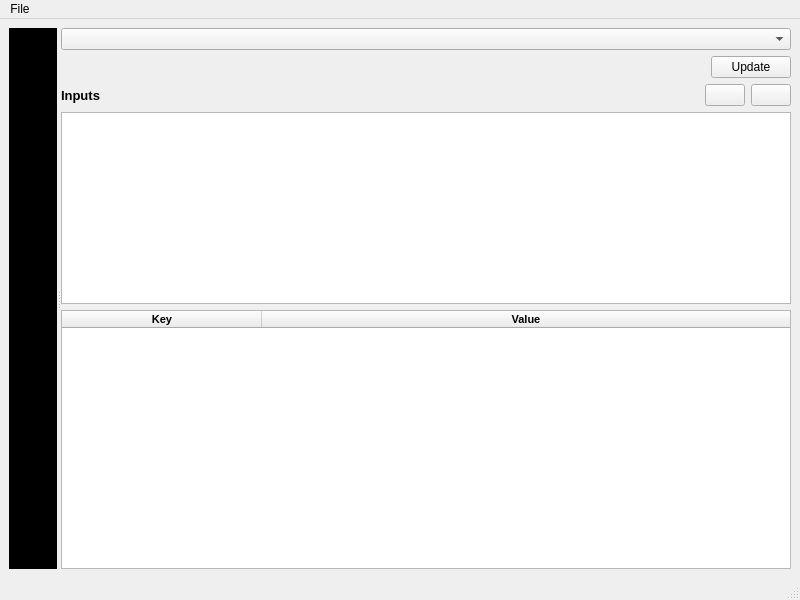
<?xml version="1.0" encoding="UTF-8"?>
<ui version="4.0">
 <class>mainWindow</class>
 <widget class="QMainWindow" name="mainWindow">
  <property name="geometry">
   <rect>
    <x>0</x>
    <y>0</y>
    <width>800</width>
    <height>600</height>
   </rect>
  </property>
  <property name="windowTitle">
   <string>Procedural Texture Viewer</string>
  </property>
  <widget class="QWidget" name="centralwidget">
   <layout class="QVBoxLayout" name="verticalLayout_3">
    <item>
     <widget class="QSplitter" name="splitter">
      <property name="orientation">
       <enum>Qt::Horizontal</enum>
      </property>
      <widget class="QWidget" name="blackBackground" native="true">
       <property name="sizePolicy">
        <sizepolicy hsizetype="Expanding" vsizetype="Expanding">
         <horstretch>0</horstretch>
         <verstretch>0</verstretch>
        </sizepolicy>
       </property>
       <property name="minimumSize">
        <size>
         <width>48</width>
         <height>48</height>
        </size>
       </property>
       <property name="focusPolicy">
        <enum>Qt::NoFocus</enum>
       </property>
       <property name="styleSheet">
        <string notr="true">background-color: black;</string>
       </property>
       <layout class="QGridLayout" name="gridLayout">
        <property name="leftMargin">
         <number>0</number>
        </property>
        <property name="topMargin">
         <number>0</number>
        </property>
        <property name="rightMargin">
         <number>0</number>
        </property>
        <property name="bottomMargin">
         <number>0</number>
        </property>
        <item row="0" column="0">
         <widget class="QWidget" name="glWidget" native="true">
          <property name="sizePolicy">
           <sizepolicy hsizetype="Fixed" vsizetype="Fixed">
            <horstretch>0</horstretch>
            <verstretch>0</verstretch>
           </sizepolicy>
          </property>
          <property name="minimumSize">
           <size>
            <width>1</width>
            <height>1</height>
           </size>
          </property>
          <property name="focusPolicy">
           <enum>Qt::NoFocus</enum>
          </property>
          <property name="styleSheet">
           <string notr="true">background-color: black;</string>
          </property>
          <layout class="QGridLayout" name="gridLayout_6">
           <property name="leftMargin">
            <number>0</number>
           </property>
           <property name="topMargin">
            <number>0</number>
           </property>
           <property name="rightMargin">
            <number>0</number>
           </property>
           <property name="bottomMargin">
            <number>0</number>
           </property>
           <item row="0" column="0">
            <layout class="QGridLayout" name="glWidgetLayout"/>
           </item>
          </layout>
         </widget>
        </item>
       </layout>
      </widget>
      <widget class="QWidget" name="layoutWidget">
       <layout class="QVBoxLayout" name="editorLayout">
        <item>
         <widget class="QComboBox" name="textureSelectionBox"/>
        </item>
        <item>
         <widget class="QWidget" name="widget" native="true">
          <layout class="QHBoxLayout" name="horizontalLayout_2">
           <property name="leftMargin">
            <number>0</number>
           </property>
           <property name="topMargin">
            <number>0</number>
           </property>
           <property name="rightMargin">
            <number>0</number>
           </property>
           <property name="bottomMargin">
            <number>0</number>
           </property>
           <item>
            <spacer name="horizontalSpacer_2">
             <property name="orientation">
              <enum>Qt::Horizontal</enum>
             </property>
             <property name="sizeHint" stdset="0">
              <size>
               <width>639</width>
               <height>10</height>
              </size>
             </property>
            </spacer>
           </item>
           <item>
            <widget class="QPushButton" name="updateButton">
             <property name="text">
              <string>Update</string>
             </property>
            </widget>
           </item>
          </layout>
         </widget>
        </item>
        <item>
         <layout class="QHBoxLayout" name="horizontalLayout">
          <property name="topMargin">
           <number>0</number>
          </property>
          <item>
           <widget class="QLabel" name="inputsLabel">
            <property name="font">
             <font>
              <pointsize>10</pointsize>
              <weight>75</weight>
              <bold>true</bold>
             </font>
            </property>
            <property name="text">
             <string>Inputs</string>
            </property>
           </widget>
          </item>
          <item>
           <spacer name="horizontalSpacer">
            <property name="orientation">
             <enum>Qt::Horizontal</enum>
            </property>
            <property name="sizeHint" stdset="0">
             <size>
              <width>40</width>
              <height>20</height>
             </size>
            </property>
           </spacer>
          </item>
          <item>
           <widget class="QPushButton" name="removeInput">
            <property name="text">
             <string/>
            </property>
            <property name="icon">
             <iconset theme="remove">
              <normaloff>.</normaloff>.</iconset>
            </property>
           </widget>
          </item>
          <item>
           <widget class="QPushButton" name="addInput">
            <property name="text">
             <string/>
            </property>
            <property name="icon">
             <iconset theme="add">
              <normaloff>.</normaloff>.</iconset>
            </property>
           </widget>
          </item>
         </layout>
        </item>
        <item>
         <widget class="QListWidget" name="inputList">
          <property name="sizePolicy">
           <sizepolicy hsizetype="Expanding" vsizetype="Minimum">
            <horstretch>0</horstretch>
            <verstretch>0</verstretch>
           </sizepolicy>
          </property>
          <property name="minimumSize">
           <size>
            <width>0</width>
            <height>0</height>
           </size>
          </property>
          <property name="frameShape">
           <enum>QFrame::StyledPanel</enum>
          </property>
          <property name="alternatingRowColors">
           <bool>true</bool>
          </property>
          <property name="spacing">
           <number>4</number>
          </property>
          <property name="itemAlignment">
           <set>Qt::AlignLeading</set>
          </property>
         </widget>
        </item>
        <item>
         <widget class="QTableWidget" name="parameterTable">
          <property name="sizePolicy">
           <sizepolicy hsizetype="Expanding" vsizetype="Expanding">
            <horstretch>0</horstretch>
            <verstretch>0</verstretch>
           </sizepolicy>
          </property>
          <property name="acceptDrops">
           <bool>true</bool>
          </property>
          <property name="frameShape">
           <enum>QFrame::StyledPanel</enum>
          </property>
          <property name="frameShadow">
           <enum>QFrame::Plain</enum>
          </property>
          <property name="autoScroll">
           <bool>true</bool>
          </property>
          <property name="editTriggers">
           <set>QAbstractItemView::NoEditTriggers</set>
          </property>
          <property name="dragEnabled">
           <bool>true</bool>
          </property>
          <property name="dragDropMode">
           <enum>QAbstractItemView::DropOnly</enum>
          </property>
          <property name="alternatingRowColors">
           <bool>true</bool>
          </property>
          <property name="selectionMode">
           <enum>QAbstractItemView::SingleSelection</enum>
          </property>
          <property name="selectionBehavior">
           <enum>QAbstractItemView::SelectRows</enum>
          </property>
          <property name="textElideMode">
           <enum>Qt::ElideNone</enum>
          </property>
          <property name="verticalScrollMode">
           <enum>QAbstractItemView::ScrollPerItem</enum>
          </property>
          <property name="horizontalScrollMode">
           <enum>QAbstractItemView::ScrollPerPixel</enum>
          </property>
          <property name="showGrid">
           <bool>false</bool>
          </property>
          <property name="gridStyle">
           <enum>Qt::SolidLine</enum>
          </property>
          <property name="sortingEnabled">
           <bool>true</bool>
          </property>
          <property name="wordWrap">
           <bool>false</bool>
          </property>
          <property name="cornerButtonEnabled">
           <bool>false</bool>
          </property>
          <attribute name="horizontalHeaderVisible">
           <bool>true</bool>
          </attribute>
          <attribute name="horizontalHeaderCascadingSectionResizes">
           <bool>false</bool>
          </attribute>
          <attribute name="horizontalHeaderMinimumSectionSize">
           <number>75</number>
          </attribute>
          <attribute name="horizontalHeaderDefaultSectionSize">
           <number>200</number>
          </attribute>
          <attribute name="horizontalHeaderHighlightSections">
           <bool>true</bool>
          </attribute>
          <attribute name="horizontalHeaderShowSortIndicator" stdset="0">
           <bool>true</bool>
          </attribute>
          <attribute name="horizontalHeaderStretchLastSection">
           <bool>true</bool>
          </attribute>
          <attribute name="verticalHeaderVisible">
           <bool>false</bool>
          </attribute>
          <attribute name="verticalHeaderDefaultSectionSize">
           <number>21</number>
          </attribute>
          <column>
           <property name="text">
            <string>Key</string>
           </property>
           <property name="font">
            <font>
             <pointsize>8</pointsize>
             <weight>75</weight>
             <bold>true</bold>
             <underline>false</underline>
            </font>
           </property>
          </column>
          <column>
           <property name="text">
            <string>Value</string>
           </property>
           <property name="font">
            <font>
             <pointsize>8</pointsize>
             <weight>75</weight>
             <bold>true</bold>
            </font>
           </property>
          </column>
         </widget>
        </item>
       </layout>
      </widget>
     </widget>
    </item>
   </layout>
  </widget>
  <widget class="QStatusBar" name="statusbar"/>
  <widget class="QMenuBar" name="menubar">
   <property name="geometry">
    <rect>
     <x>0</x>
     <y>0</y>
     <width>800</width>
     <height>22</height>
    </rect>
   </property>
   <widget class="QMenu" name="menuFile">
    <property name="title">
     <string>File</string>
    </property>
    <widget class="QMenu" name="menuPreset">
     <property name="title">
      <string>Preset</string>
     </property>
     <addaction name="actionPerlin"/>
     <addaction name="actionClouds"/>
     <addaction name="actionGranite"/>
     <addaction name="actionWood"/>
    </widget>
    <addaction name="menuPreset"/>
    <addaction name="actionAdd_Module"/>
    <addaction name="actionRemove_Module"/>
    <addaction name="actionSave_File"/>
    <addaction name="separator"/>
    <addaction name="actionQuit"/>
   </widget>
   <addaction name="menuFile"/>
  </widget>
  <action name="actionSave_File">
   <property name="icon">
    <iconset theme="document-save">
     <normaloff>.</normaloff>.</iconset>
   </property>
   <property name="text">
    <string>Save</string>
   </property>
   <property name="iconVisibleInMenu">
    <bool>true</bool>
   </property>
  </action>
  <action name="actionQuit">
   <property name="icon">
    <iconset theme="application-exit">
     <normaloff>.</normaloff>.</iconset>
   </property>
   <property name="text">
    <string>Quit</string>
   </property>
   <property name="iconVisibleInMenu">
    <bool>true</bool>
   </property>
  </action>
  <action name="actionAudio_Track">
   <property name="text">
    <string>Audio Track</string>
   </property>
  </action>
  <action name="actionVideo_Track">
   <property name="text">
    <string>Video Track</string>
   </property>
  </action>
  <action name="actionPlaylist">
   <property name="text">
    <string>Playlist</string>
   </property>
  </action>
  <action name="actionPerlin">
   <property name="text">
    <string>Perlin</string>
   </property>
  </action>
  <action name="actionClouds">
   <property name="text">
    <string>Clouds</string>
   </property>
  </action>
  <action name="actionGranite">
   <property name="text">
    <string>Granite</string>
   </property>
  </action>
  <action name="actionWood">
   <property name="text">
    <string>Wood</string>
   </property>
  </action>
  <action name="actionAdd_Module">
   <property name="text">
    <string>Add Module</string>
   </property>
  </action>
  <action name="actionRemove_Module">
   <property name="text">
    <string>Remove Module</string>
   </property>
  </action>
 </widget>
 <resources/>
 <connections>
  <connection>
   <sender>actionQuit</sender>
   <signal>triggered()</signal>
   <receiver>mainWindow</receiver>
   <slot>close()</slot>
   <hints>
    <hint type="sourcelabel">
     <x>-1</x>
     <y>-1</y>
    </hint>
    <hint type="destinationlabel">
     <x>199</x>
     <y>138</y>
    </hint>
   </hints>
  </connection>
  <connection>
   <sender>splitter</sender>
   <signal>splitterMoved(int,int)</signal>
   <receiver>mainWindow</receiver>
   <slot>updateSize()</slot>
   <hints>
    <hint type="sourcelabel">
     <x>129</x>
     <y>119</y>
    </hint>
    <hint type="destinationlabel">
     <x>180</x>
     <y>136</y>
    </hint>
   </hints>
  </connection>
  <connection>
   <sender>textureSelectionBox</sender>
   <signal>activated(int)</signal>
   <receiver>mainWindow</receiver>
   <slot>updateTextureSelection()</slot>
   <hints>
    <hint type="sourcelabel">
     <x>333</x>
     <y>43</y>
    </hint>
    <hint type="destinationlabel">
     <x>306</x>
     <y>237</y>
    </hint>
   </hints>
  </connection>
  <connection>
   <sender>actionPerlin</sender>
   <signal>triggered()</signal>
   <receiver>mainWindow</receiver>
   <slot>loadPerlin()</slot>
   <hints>
    <hint type="sourcelabel">
     <x>-1</x>
     <y>-1</y>
    </hint>
    <hint type="destinationlabel">
     <x>399</x>
     <y>299</y>
    </hint>
   </hints>
  </connection>
  <connection>
   <sender>actionClouds</sender>
   <signal>triggered()</signal>
   <receiver>mainWindow</receiver>
   <slot>loadClouds()</slot>
   <hints>
    <hint type="sourcelabel">
     <x>-1</x>
     <y>-1</y>
    </hint>
    <hint type="destinationlabel">
     <x>399</x>
     <y>299</y>
    </hint>
   </hints>
  </connection>
  <connection>
   <sender>actionGranite</sender>
   <signal>triggered()</signal>
   <receiver>mainWindow</receiver>
   <slot>loadGranite()</slot>
   <hints>
    <hint type="sourcelabel">
     <x>-1</x>
     <y>-1</y>
    </hint>
    <hint type="destinationlabel">
     <x>399</x>
     <y>299</y>
    </hint>
   </hints>
  </connection>
  <connection>
   <sender>actionWood</sender>
   <signal>triggered()</signal>
   <receiver>mainWindow</receiver>
   <slot>loadWood()</slot>
   <hints>
    <hint type="sourcelabel">
     <x>-1</x>
     <y>-1</y>
    </hint>
    <hint type="destinationlabel">
     <x>399</x>
     <y>299</y>
    </hint>
   </hints>
  </connection>
  <connection>
   <sender>actionAdd_Module</sender>
   <signal>triggered()</signal>
   <receiver>mainWindow</receiver>
   <slot>addNoiseModule()</slot>
   <hints>
    <hint type="sourcelabel">
     <x>-1</x>
     <y>-1</y>
    </hint>
    <hint type="destinationlabel">
     <x>399</x>
     <y>299</y>
    </hint>
   </hints>
  </connection>
  <connection>
   <sender>actionRemove_Module</sender>
   <signal>triggered()</signal>
   <receiver>mainWindow</receiver>
   <slot>removeNoiseModule()</slot>
   <hints>
    <hint type="sourcelabel">
     <x>-1</x>
     <y>-1</y>
    </hint>
    <hint type="destinationlabel">
     <x>399</x>
     <y>299</y>
    </hint>
   </hints>
  </connection>
  <connection>
   <sender>removeInput</sender>
   <signal>clicked()</signal>
   <receiver>mainWindow</receiver>
   <slot>removeInput()</slot>
   <hints>
    <hint type="sourcelabel">
     <x>754</x>
     <y>118</y>
    </hint>
    <hint type="destinationlabel">
     <x>495</x>
     <y>610</y>
    </hint>
   </hints>
  </connection>
  <connection>
   <sender>addInput</sender>
   <signal>clicked()</signal>
   <receiver>mainWindow</receiver>
   <slot>addInput()</slot>
   <hints>
    <hint type="sourcelabel">
     <x>788</x>
     <y>118</y>
    </hint>
    <hint type="destinationlabel">
     <x>679</x>
     <y>617</y>
    </hint>
   </hints>
  </connection>
  <connection>
   <sender>updateButton</sender>
   <signal>clicked()</signal>
   <receiver>mainWindow</receiver>
   <slot>updateTexture()</slot>
   <hints>
    <hint type="sourcelabel">
     <x>735</x>
     <y>75</y>
    </hint>
    <hint type="destinationlabel">
     <x>635</x>
     <y>689</y>
    </hint>
   </hints>
  </connection>
  <connection>
   <sender>actionSave_File</sender>
   <signal>triggered()</signal>
   <receiver>mainWindow</receiver>
   <slot>saveImage()</slot>
   <hints>
    <hint type="sourcelabel">
     <x>-1</x>
     <y>-1</y>
    </hint>
    <hint type="destinationlabel">
     <x>399</x>
     <y>299</y>
    </hint>
   </hints>
  </connection>
 </connections>
 <slots>
  <slot>updateTexture()</slot>
  <slot>updateSize()</slot>
  <slot>saveTexture()</slot>
  <slot>updateTextureSelection()</slot>
  <slot>addNoiseModule()</slot>
  <slot>removeNoiseModule()</slot>
  <slot>loadPerlin()</slot>
  <slot>loadWood()</slot>
  <slot>loadGranite()</slot>
  <slot>loadClouds()</slot>
  <slot>removeInput()</slot>
  <slot>addInput()</slot>
  <slot>saveImage()</slot>
 </slots>
</ui>
